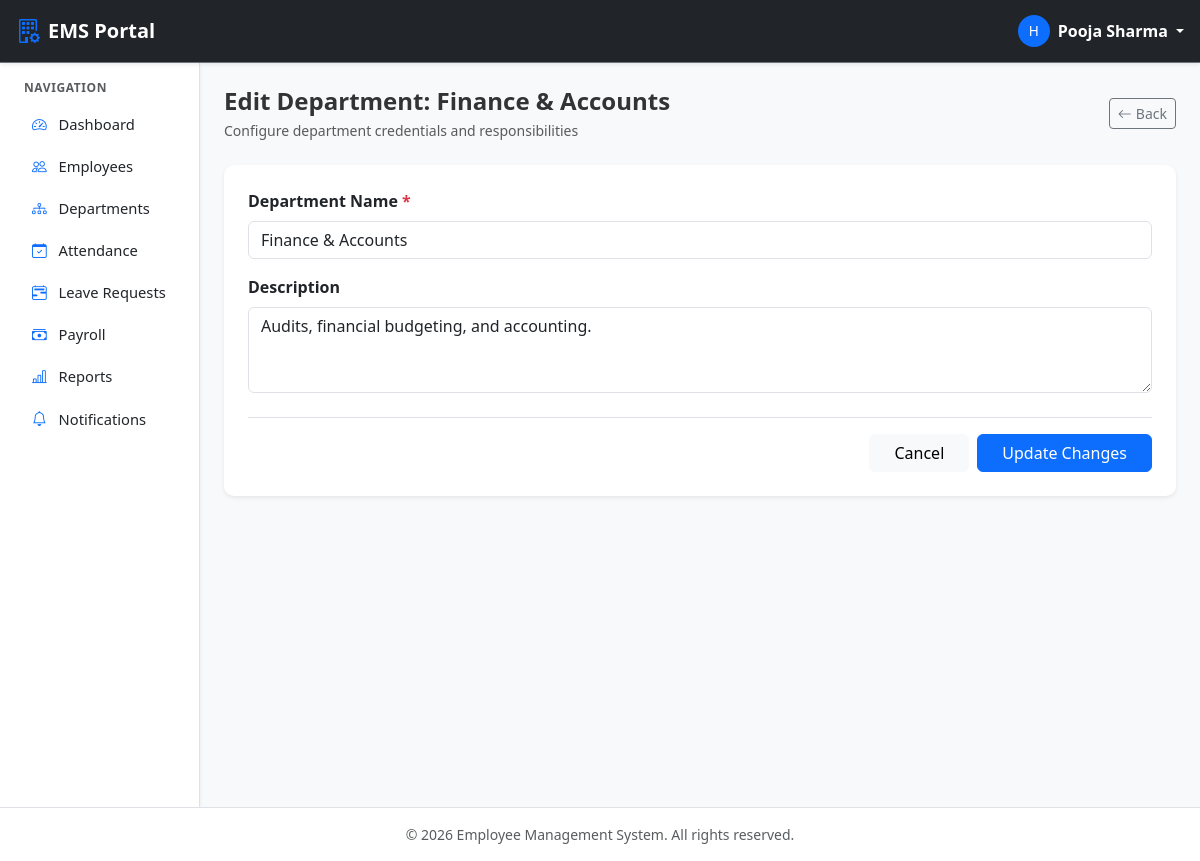
/departments/3/edit/ (signed in), run on the app's committed database.
### departments/models.py (models this page shows, shortened)
class Department(models.Model):
    name = models.CharField(max_length=100, unique=True)
    description = models.TextField(blank=True, null=True)
    created_at = models.DateTimeField(auto_now_add=True)
    updated_at = models.DateTimeField(auto_now=True)
    class Meta:
        ordering = ['name']
        verbose_name = 'Department'
        verbose_name_plural = 'Departments'

### departments/views.py (the view)
# urls.py: path('<int:pk>/edit/', views.department_update_view, name='department_edit'),
@hr_required
def department_update_view(request, pk):
    department = get_object_or_404(Department, pk=pk)
    if request.method == 'POST':
        form = DepartmentForm(request.POST, instance=department)
        if form.is_valid():
            dept = form.save()
            messages.success(request, f"Department '{dept.name}' updated successfully!")
            return redirect('department_list')
        else:
            messages.error(request, "Please correct the errors below.")
    else:
        form = DepartmentForm(instance=department)
    return render(request, 'departments/department_form.html', {
        'form': form,
        'title': f'Edit Department: {department.name}',
        'btn_text': 'Update Changes',
    })

### departments/forms.py
class DepartmentForm(forms.ModelForm):
    class Meta:
        model = Department
        fields = ['name', 'description']
        widgets = {
            'name': forms.TextInput(attrs={
                'class': 'form-control',
                'placeholder': 'e.g., Information Technology, Finance'
            }),
            'description': forms.Textarea(attrs={
                'class': 'form-control',
                'rows': 3,
                'placeholder': 'Brief summary of department responsibilities...'
            }),
        }

### departments/templates/departments/department_form.html (shortened to what this page needs)
{% extends "base.html" %}
{% block content %}
<div class="container-fluid max-w-700 p-0">
    <div class="d-flex align-items-center justify-content-between mb-4">
        <div>
            <h4 class="fw-bold mb-1">{{ title }}</h4>
            <p class="text-muted small mb-0">Configure department credentials and responsibilities</p>
        </div>
        <a href="{% url 'department_list' %}" class="btn btn-outline-secondary btn-sm">
            <i class="bi bi-arrow-left me-1"></i>Back
        </a>
    </div>
    <div class="card shadow-sm border-0">
        <div class="card-body p-4">
            <form method="post" novalidate>
                <div class="mb-3">
                    <label class="form-label fw-semibold required">Department Name</label>
                    {{ form.name }}
                </div>
                <div class="mb-3">
                    <label class="form-label fw-semibold">Description</label>
                    {{ form.description }}
                </div>
                <div class="d-flex justify-content-end gap-2 mt-4 pt-3 border-top">
                    <a href="{% url 'department_list' %}" class="btn btn-light px-4">Cancel</a>
                    <button type="submit" class="btn btn-primary px-4">{{ btn_text }}</button>
                </div>
            </form>
        </div>
    </div>
</div>
{% endblock %}

### templates/navbar.html (shortened to what this page needs)
<nav class="navbar navbar-expand-lg navbar-dark bg-dark sticky-top border-bottom border-secondary shadow-sm">
    <div class="container-fluid px-3">
        <a class="navbar-brand fw-bold d-flex align-items-center" href="#">
            <i class="bi bi-building-gear text-primary me-2 fs-4"></i>
            <span>EMS Portal</span>
        </a>
        {% if user.is_authenticated %}
        <div class="ms-auto d-flex align-items-center">
            <div class="dropdown">
                <a href="#" class="d-flex align-items-center text-white text-decoration-none dropdown-toggle" id="userDropdown" data-bs-toggle="dropdown" aria-expanded="false">
                    <span class="avatar-badge bg-primary text-white rounded-circle me-2 d-inline-flex justify-content-center align-items-center" style="width: 32px; height: 32px; font-size: 0.85rem;">
                        {{ user.username|first|upper }}
                    </span>
                    <span class="d-none d-sm-inline fw-semibold me-1">{{ user.get_full_name|default:user.username }}</span>
                </a>
            </div>
        </div>
        {% else %}
        <div class="ms-auto">
            <a href="{% url 'login' %}" class="btn btn-outline-light btn-sm px-3">Login</a>
        </div>
        {% endif %}
    </div>
</nav>

### static/css/style.css (style rules this page uses)
:root { --ems-primary: #0d6efd; --ems-dark: #212529; --ems-sidebar-bg: #ffffff; --ems-sidebar-width: 250px; --ems-card-radius: 10px; }
body { font-family: system-ui, -apple-system, "Segoe UI", Roboto, "Helvetica Neue", Arial, sans-serif; color: #333333; background-color: #f8f9fa; }
.card { border-radius: var(--ems-card-radius); border: 1px solid #edf2f9; transition: transform 0.15s ease-in-out, box-shadow 0.15s ease-in-out; }
.form-label.required::after { content: " *"; color: #dc3545; }

### data on the page
Department: name "Finance & Accounts", description "Audits, financial budgeting, and accounting."

### other printed values
{{ user.username|first|upper }} "H"
{{ user.get_full_name|default:user.username }} "Pooja Sharma"
{{ title }} "Edit Department: Finance & Accounts"
{{ btn_text }} "Update Changes"
